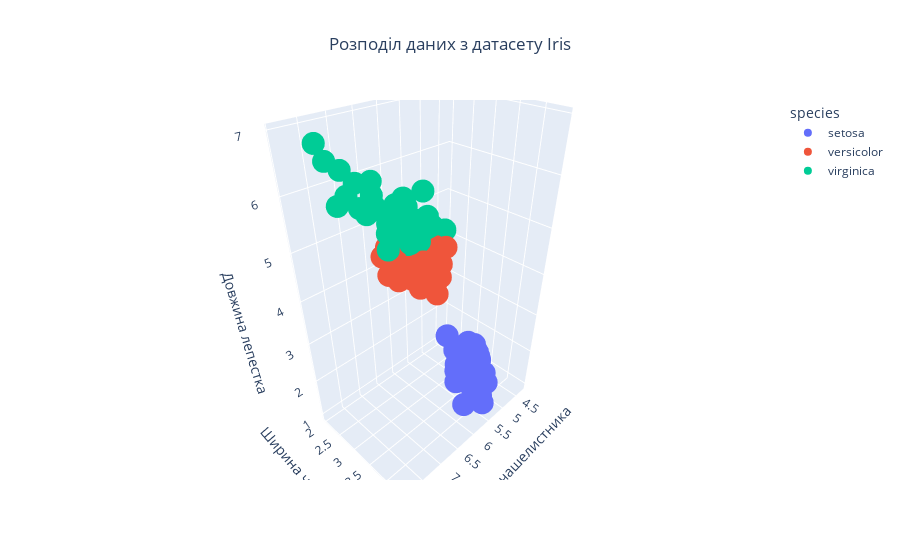

Notebook cell for this chart:
### Markdown cell above
### Завдання 1.1

### Code cell
fig = px.scatter_3d(data, x='sepal_length', y='sepal_width', z='petal_length',
              color='species', 
              title='Розподіл даних з датасету Iris',
              labels={'sepal_length': 'Довжина чашелистника', 'sepal_width': 'Ширина чашелистника', 
                      'petal_length': 'Довжина лепестка'})
fig.update_layout(title_x=0.5)
fig.show()

### Figure 1 — Plotly figure (JSON) as saved in the notebook; plotly's stock layout.template omitted (floating-point values rounded to 4 significant figures)
{"data": [{"hovertemplate": "species=setosa<br>Довжина чашелистника=%{x}<br>Ширина чашелистника=%{y}<br>Довжина лепестка=%{z}<extra></extra>", "legendgroup": "setosa", "marker": {"color": "#636efa", "symbol": "circle"}, "mode": "markers", "name": "setosa", "scene": "scene", "showlegend": true, "type": "scatter3d", "x": [5.1, 4.9, 4.7, 4.6, 5, 5.4, 4.6, 5, 4.4, 4.9, 5.4, 4.8, 4.8, 4.3, 5.8, 5.7, 5.4, 5.1, 5.7, 5.1, 5.4, 5.1, 4.6, 5.1, 4.8, 5, 5, 5.2, 5.2, 4.7, 4.8, 5.4, 5.2, 5.5, 4.9, 5, 5.5, 4.9, 4.4, 5.1, 5, 4.5, 4.4, 5, 5.1, 4.8, 5.1, 4.6, 5.3, 5], "y": [3.5, 3, 3.2, 3.1, 3.6, 3.9, 3.4, 3.4, 2.9, 3.1, 3.7, 3.4, 3, 3, 4, 4.4, 3.9, 3.5, 3.8, 3.8, 3.4, 3.7, 3.6, 3.3, 3.4, 3, 3.4, 3.5, 3.4, 3.2, 3.1, 3.4, 4.1, 4.2, 3.1, 3.2, 3.5, 3.1, 3, 3.4, 3.5, 2.3, 3.2, 3.5, 3.8, 3, 3.8, 3.2, 3.7, 3.3], "z": [1.4, 1.4, 1.3, 1.5, 1.4, 1.7, 1.4, 1.5, 1.4, 1.5, 1.5, 1.6, 1.4, 1.1, 1.2, 1.5, 1.3, 1.4, 1.7, 1.5, 1.7, 1.5, 1, 1.7, 1.9, 1.6, 1.6, 1.5, 1.4, 1.6, 1.6, 1.5, 1.5, 1.4, 1.5, 1.2, 1.3, 1.5, 1.3, 1.5, 1.3, 1.3, 1.3, 1.6, 1.9, 1.4, 1.6, 1.4, 1.5, 1.4]}, {"hovertemplate": "species=versicolor<br>Довжина чашелистника=%{x}<br>Ширина чашелистника=%{y}<br>Довжина лепестка=%{z}<extra></extra>", "legendgroup": "versicolor", "marker": {"color": "#EF553B", "symbol": "circle"}, "mode": "markers", "name": "versicolor", "scene": "scene", "showlegend": true, "type": "scatter3d", "x": [7, 6.4, 6.9, 5.5, 6.5, 5.7, 6.3, 4.9, 6.6, 5.2, 5, 5.9, 6, 6.1, 5.6, 6.7, 5.6, 5.8, 6.2, 5.6, 5.9, 6.1, 6.3, 6.1, 6.4, 6.6, 6.8, 6.7, 6, 5.7, 5.5, 5.5, 5.8, 6, 5.4, 6, 6.7, 6.3, 5.6, 5.5, 5.5, 6.1, 5.8, 5, 5.6, 5.7, 5.7, 6.2, 5.1, 5.7], "y": [3.2, 3.2, 3.1, 2.3, 2.8, 2.8, 3.3, 2.4, 2.9, 2.7, 2, 3, 2.2, 2.9, 2.9, 3.1, 3, 2.7, 2.2, 2.5, 3.2, 2.8, 2.5, 2.8, 2.9, 3, 2.8, 3, 2.9, 2.6, 2.4, 2.4, 2.7, 2.7, 3, 3.4, 3.1, 2.3, 3, 2.5, 2.6, 3, 2.6, 2.3, 2.7, 3, 2.9, 2.9, 2.5, 2.8], "z": [4.7, 4.5, 4.9, 4, 4.6, 4.5, 4.7, 3.3, 4.6, 3.9, 3.5, 4.2, 4, 4.7, 3.6, 4.4, 4.5, 4.1, 4.5, 3.9, 4.8, 4, 4.9, 4.7, 4.3, 4.4, 4.8, 5, 4.5, 3.5, 3.8, 3.7, 3.9, 5.1, 4.5, 4.5, 4.7, 4.4, 4.1, 4, 4.4, 4.6, 4, 3.3, 4.2, 4.2, 4.2, 4.3, 3, 4.1]}, {"hovertemplate": "species=virginica<br>Довжина чашелистника=%{x}<br>Ширина чашелистника=%{y}<br>Довжина лепестка=%{z}<extra></extra>", "legendgroup": "virginica", "marker": {"color": "#00cc96", "symbol": "circle"}, "mode": "markers", "name": "virginica", "scene": "scene", "showlegend": true, "type": "scatter3d", "x": [6.3, 5.8, 7.1, 6.3, 6.5, 7.6, 4.9, 7.3, 6.7, 7.2, 6.5, 6.4, 6.8, 5.7, 5.8, 6.4, 6.5, 7.7, 7.7, 6, 6.9, 5.6, 7.7, 6.3, 6.7, 7.2, 6.2, 6.1, 6.4, 7.2, 7.4, 7.9, 6.4, 6.3, 6.1, 7.7, 6.3, 6.4, 6, 6.9, 6.7, 6.9, 5.8, 6.8, 6.7, 6.7, 6.3, 6.5, 6.2, 5.9], "y": [3.3, 2.7, 3, 2.9, 3, 3, 2.5, 2.9, 2.5, 3.6, 3.2, 2.7, 3, 2.5, 2.8, 3.2, 3, 3.8, 2.6, 2.2, 3.2, 2.8, 2.8, 2.7, 3.3, 3.2, 2.8, 3, 2.8, 3, 2.8, 3.8, 2.8, 2.8, 2.6, 3, 3.4, 3.1, 3, 3.1, 3.1, 3.1, 2.7, 3.2, 3.3, 3, 2.5, 3, 3.4, 3], "z": [6, 5.1, 5.9, 5.6, 5.8, 6.6, 4.5, 6.3, 5.8, 6.1, 5.1, 5.3, 5.5, 5, 5.1, 5.3, 5.5, 6.7, 6.9, 5, 5.7, 4.9, 6.7, 4.9, 5.7, 6, 4.8, 4.9, 5.6, 5.8, 6.1, 6.4, 5.6, 5.1, 5.6, 6.1, 5.6, 5.5, 4.8, 5.4, 5.6, 5.1, 5.1, 5.9, 5.7, 5.2, 5, 5.2, 5.4, 5.1]}], "layout": {"legend": {"title": {"text": "species"}, "tracegroupgap": 0}, "scene": {"domain": {"x": [0, 1], "y": [0, 1]}, "xaxis": {"title": {"text": "Довжина чашелистника"}}, "yaxis": {"title": {"text": "Ширина чашелистника"}}, "zaxis": {"title": {"text": "Довжина лепестка"}}}, "title": {"text": "Розподіл даних з датасету Iris", "x": 0.5}}}
